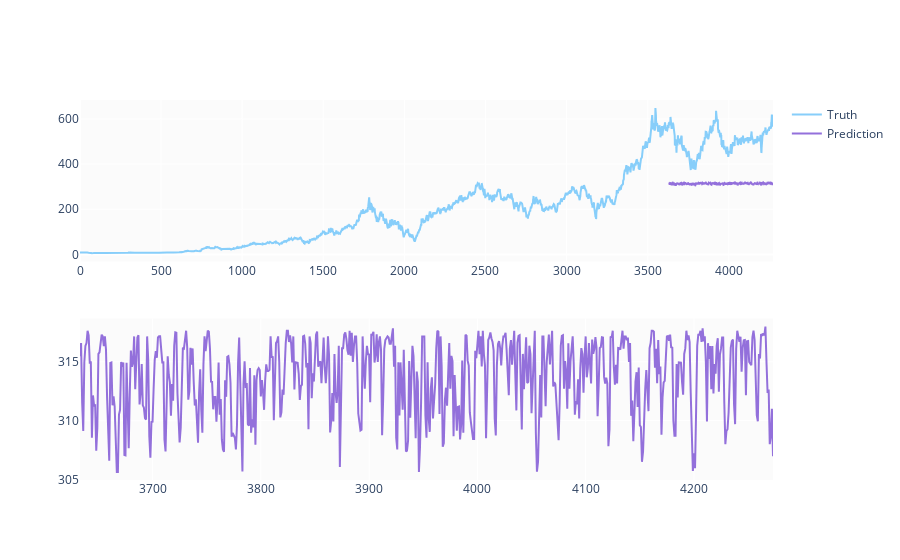

The cell this chart's notebook holds for it:
### Code cell
predicted_prices = df.loc[test_split_idx+1:].copy()
predicted_prices['Close Price'] = y_pred
predicted_prices.head()

fig = make_subplots(rows=2, cols=1)
fig.add_trace(go.Scatter(x=temp.index, y=df['Close Price'],
                         name='Truth',
                         marker_color='LightSkyBlue'), row=1, col=1)

fig.add_trace(go.Scatter(x=predicted_prices.index,
                         y=predicted_prices['Close Price'],
                         name='Prediction',
                         marker_color='MediumPurple'), row=1, col=1)

fig.add_trace(go.Scatter(x=predicted_prices.index,
                         y=y_pred,
                         marker_color='MediumPurple',
                         showlegend=False), row=2, col=1)

fig.show()

### Figure 1 — Plotly figure (JSON) as saved in the notebook; plotly's stock layout.template omitted (floating-point values rounded to 4 significant figures; data arrays with more than 128 entries replaced by an {"elided": "..."} marker saying what was removed)
{"data": [{"marker": {"color": "LightSkyBlue"}, "name": "Truth", "type": "scatter", "x": {"elided": "4274 int values"}, "xaxis": "x", "y": {"elided": "4274 float values"}, "yaxis": "y"}, {"marker": {"color": "MediumPurple"}, "name": "Prediction", "type": "scatter", "x": {"elided": "641 int values"}, "xaxis": "x", "y": {"elided": "641 float values"}, "yaxis": "y"}, {"marker": {"color": "MediumPurple"}, "showlegend": false, "type": "scatter", "x": {"elided": "641 int values"}, "xaxis": "x2", "y": {"elided": "641 float values"}, "yaxis": "y2"}], "layout": {"xaxis": {"anchor": "y", "domain": [0, 1]}, "xaxis2": {"anchor": "y2", "domain": [0, 1]}, "yaxis": {"anchor": "x", "domain": [0.575, 1]}, "yaxis2": {"anchor": "x2", "domain": [0, 0.425]}}}
